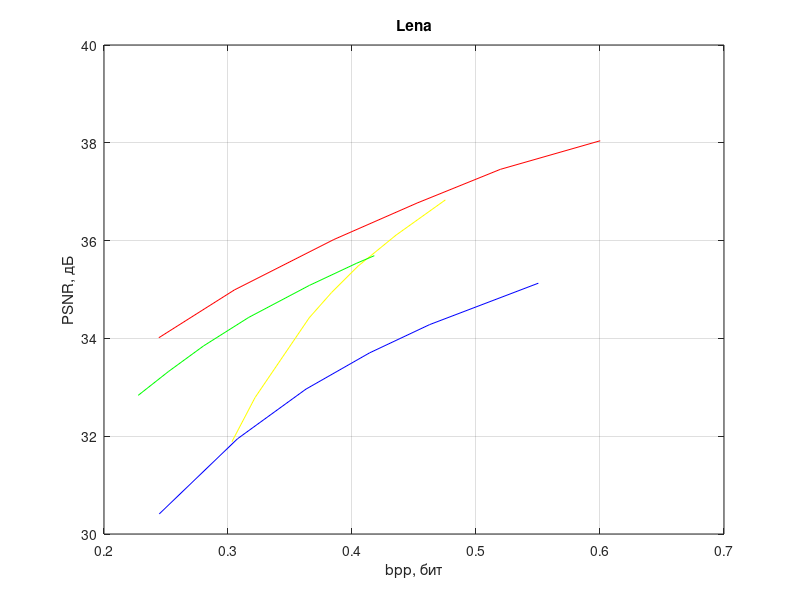

Reproduce this figure in MATLAB.
% JPEG
y = [30.4113 31.9483 32.9617 33.7045 34.2822 35.1293];
x = [0.2446 0.3077 0.3628 0.4142 0.4626 0.5503];
plot(x, y, 'b')
hold on
grid on
title('Lena')
xlabel('bpp, бит')
ylabel('PSNR, дБ')

% JPEG 200
y = [34.0133 34.9903 36.0225 36.7682  37.4569 38.0421];
x = [0.2442  0.3051 0.3854 0.4525 0.5196  0.6002];
plot(x, y, 'r')

% Лес
y = [35.53277132050156 34.81067112662177 34.17855634237591 33.63602737671718 33.12252475178023 31.490726038061986 30.586502226888687];
x = [0.555328369140625 0.51544189453125 0.484893798828125 0.46343994140625 0.445526123046875 0.401824951171875 0.383148193359375];
plot(x - 0.08, y + 1.3, 'y')

% Контекстный кодер
y = [35.69161825221455 35.53277132050156 35.083484971857054 34.42888992393367 33.84555990258561 33.322663650301216 32.83445052039485];
x = [0.417999267578125 0.403350830078125 0.3656005859375 0.316680908203125 0.280242919921875 0.251983642578125 0.2275390625];
plot(x, y, 'g')


